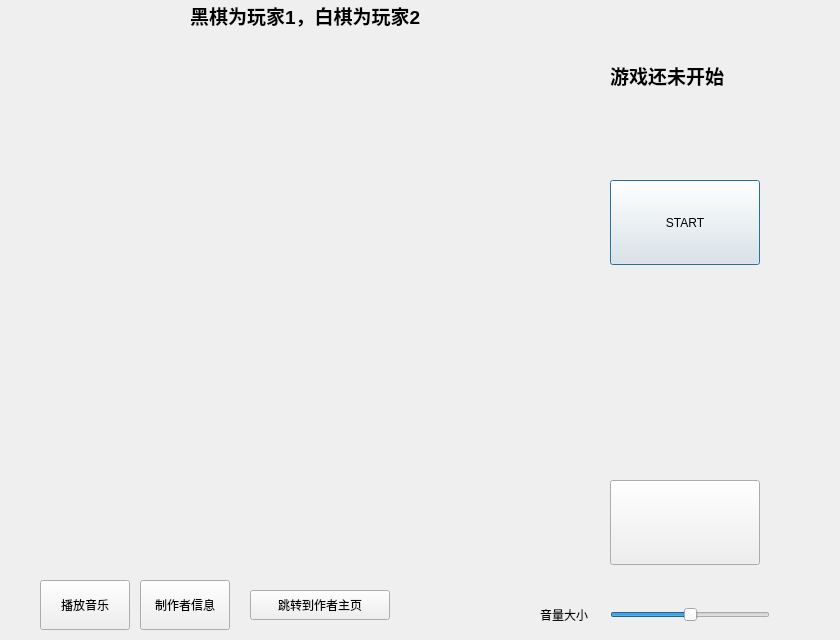
<?xml version="1.0" encoding="UTF-8"?>
<ui version="4.0">
 <class>wuziqi</class>
 <widget class="QDialog" name="wuziqi">
  <property name="geometry">
   <rect>
    <x>0</x>
    <y>0</y>
    <width>840</width>
    <height>640</height>
   </rect>
  </property>
  <property name="windowTitle">
   <string>wuziqi</string>
  </property>
  <widget class="QLabel" name="prompt">
   <property name="geometry">
    <rect>
     <x>610</x>
     <y>50</y>
     <width>170</width>
     <height>50</height>
    </rect>
   </property>
   <property name="font">
    <font>
     <pointsize>14</pointsize>
     <weight>75</weight>
     <bold>true</bold>
    </font>
   </property>
   <property name="autoFillBackground">
    <bool>false</bool>
   </property>
   <property name="text">
    <string>游戏还未开始</string>
   </property>
   <property name="scaledContents">
    <bool>false</bool>
   </property>
  </widget>
  <widget class="QLabel" name="prompt_2">
   <property name="geometry">
    <rect>
     <x>190</x>
     <y>0</y>
     <width>260</width>
     <height>30</height>
    </rect>
   </property>
   <property name="font">
    <font>
     <pointsize>14</pointsize>
     <weight>75</weight>
     <bold>true</bold>
    </font>
   </property>
   <property name="text">
    <string>黑棋为玩家1，白棋为玩家2</string>
   </property>
  </widget>
  <widget class="QPushButton" name="start">
   <property name="geometry">
    <rect>
     <x>610</x>
     <y>180</y>
     <width>150</width>
     <height>85</height>
    </rect>
   </property>
   <property name="text">
    <string>START</string>
   </property>
   <property name="flat">
    <bool>false</bool>
   </property>
  </widget>
  <widget class="QPushButton" name="exit">
   <property name="geometry">
    <rect>
     <x>610</x>
     <y>480</y>
     <width>150</width>
     <height>85</height>
    </rect>
   </property>
   <property name="styleSheet">
    <string notr="true">background-image: url(:/imgs/exit.jpg);</string>
   </property>
   <property name="text">
    <string/>
   </property>
   <property name="autoDefault">
    <bool>true</bool>
   </property>
   <property name="default">
    <bool>false</bool>
   </property>
   <property name="flat">
    <bool>false</bool>
   </property>
  </widget>
  <widget class="QPushButton" name="playMusic">
   <property name="geometry">
    <rect>
     <x>40</x>
     <y>580</y>
     <width>90</width>
     <height>50</height>
    </rect>
   </property>
   <property name="text">
    <string>播放音乐</string>
   </property>
  </widget>
  <widget class="QPushButton" name="pushButton_2">
   <property name="geometry">
    <rect>
     <x>140</x>
     <y>580</y>
     <width>90</width>
     <height>50</height>
    </rect>
   </property>
   <property name="text">
    <string>制作者信息</string>
   </property>
  </widget>
  <widget class="QPushButton" name="pushButton_3">
   <property name="geometry">
    <rect>
     <x>250</x>
     <y>590</y>
     <width>140</width>
     <height>30</height>
    </rect>
   </property>
   <property name="text">
    <string>跳转到作者主页</string>
   </property>
  </widget>
  <widget class="QSlider" name="horizontalSlider">
   <property name="geometry">
    <rect>
     <x>610</x>
     <y>600</y>
     <width>160</width>
     <height>29</height>
    </rect>
   </property>
   <property name="value">
    <number>50</number>
   </property>
   <property name="orientation">
    <enum>Qt::Horizontal</enum>
   </property>
  </widget>
  <widget class="QLabel" name="label">
   <property name="geometry">
    <rect>
     <x>540</x>
     <y>600</y>
     <width>67</width>
     <height>30</height>
    </rect>
   </property>
   <property name="text">
    <string>音量大小</string>
   </property>
  </widget>
 </widget>
 <layoutdefault spacing="6" margin="11"/>
 <resources/>
 <connections/>
</ui>
